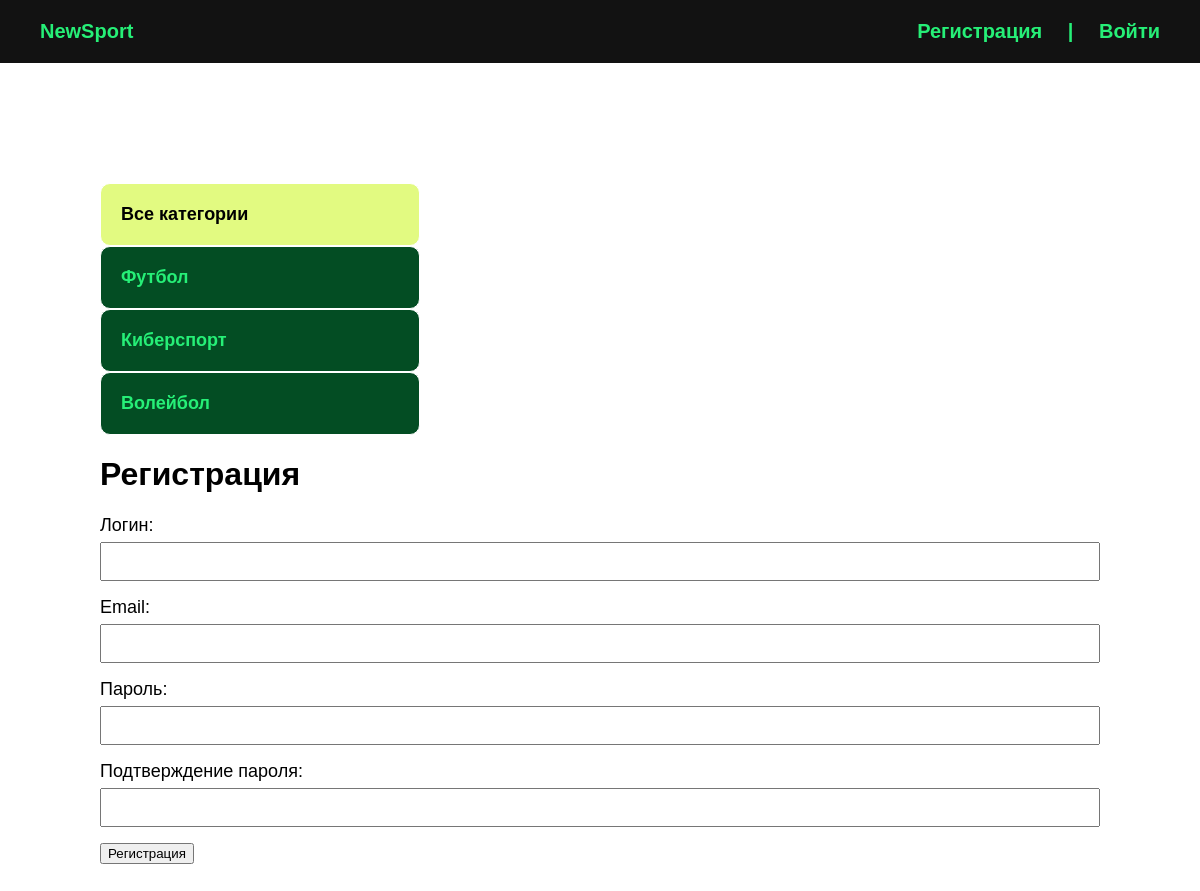
Screenshot of /register/ with the database file from the repository.
### blog/models.py (models this page shows, shortened)
class Category(models.Model):
    name = models.CharField(max_length=100, verbose_name='Категория')
    slug = models.SlugField(max_length=100, unique=True, verbose_name="URL")
    def get_absolute_url(self):
        return reverse('category', kwargs={'cat_slug': self.slug})
    class Meta:
        verbose_name = "категорию"
        verbose_name_plural = "Категории"

### blog/views.py (the view, shortened to what this page needs)
# urls.py: path('register/', RegisterUser.as_view(), name='register'),
class RegisterUser(DataMixin, CreateView):
    form_class = RegisterUserForm
    template_name = 'blog/register.html'
    success_url = reverse_lazy('login')
    def get_context_data(self, *, object_list=None, **kwargs):
        context = super().get_context_data(**kwargs)
        c_def = self.get_user_context(title="Регистрация")
        return dict(list(context.items()) + list(c_def.items()))

### blog/forms.py
class RegisterUserForm(UserCreationForm):
    username = forms.CharField(label="Логин", widget=forms.TextInput(attrs={'class': 'form-input'}))
    email = forms.EmailField(label="Email", widget=forms.EmailInput(attrs={'class': 'form-input'}))
    password1 = forms.CharField(label='Пароль', widget=forms.PasswordInput(attrs={'class': 'form-input'}))
    password2 = forms.CharField(label='Подтверждение пароля', widget=forms.PasswordInput(attrs={'class': 'form-input'}))
    class Meta:
        model = User
        fields = ('username', 'email', 'password1', 'password2')

### blog/utils.py (called while the page is built)
    def get_user_context(self, **kwargs):
        context = kwargs
        cats = Category.objects.annotate(Count('blog'))
        user_menu = menu.copy()
        if not self.request.user.is_authenticated:
            user_menu.pop(0)
        context['menu'] = user_menu
        context['cats'] = cats
        if 'cat_selected' not in context:
            context['cat_selected'] = 0
        return context

### blog/templates/blog/register.html (shortened to what this page needs)
{% extends 'blog/base.html' %}
{% block content %}
<h1>{{ title }}</h1>
<form method="post">
    {{ form.as_p }}
    <button>Регистрация</button>
</form>
{% endblock %}

### blog/templates/blog/base.html (shortened to what this page needs)
<!DOCTYPE html>
{% load static %}
{% load blog_tags %}
<html lang="en">
<head>
    <link rel="stylesheet" href="{% static 'css/style.css'%}">
</head>
<body>
    <div class="header">
        <div class="wrap">
            <ul class="mainmenu">
                <li class="logo"><a href="{% url 'index' %}">NewSport</a></li>
                {% if request.user.is_authenticated %}
                <li class="last"> {{ user.username }} | <a href="{% url 'logout' %}">Выйти</a></li>
                {% else %}
                <li class="last"><a href="{% url 'register' %}">Регистрация</a> | <a href="{% url 'login' %}">Войти</a></li>
                {% endif %}
            </ul>
        </div>
    </div>
    <div class="content">
        <div class="wrap">
            <div class="sidebar">
                <ul>
                    {% if cat_selected == 0 %}
                    <li class="selected">Все категории</li>
                    {% else %}
                    <li><a href="{% url 'index' %}">Все категории</a></li>
                    {% endif %}
                    {% for c in cats %}
                    {% if c.blog__count > 0 %}
                    {% if c.pk == cat_selected %}
                    <li class="selected">{{ c.name }}</li>
                    {% else %}
                    <li><a href="{{ c.get_absolute_url }}">{{ c.name }}</a></li>
                    {% endif %}
                    {% endif %}
                    {% endfor %}
                </ul>
            </div>
            <div class="main">
                {% block content %}
                {% endblock %}
            </div>
        </div>
    </div>
</body>
</html>

### blog/static/css/style.css (style rules this page uses)
body { margin: 0; padding: 0; background: #26ef77; font-family: Verdana, Tahoma, sans-serif; }
.wrap { max-width: 1200px; margin: 0 auto; }
.content .wrap { background: #FFF; padding: 100px; box-sizing: border-box; }
ul { list-style: none; margin: 0; padding: 0; }
a { color: #26ef77; text-decoration: none; padding: 20px; }
.header { background: #121212; }
.mainmenu { display: flex; align-items: center; justify-content: space-between; font-size: 20px; font-weight: bold; padding: 20px; }
.logo { flex-basis: 40%; }
.last { flex-basis: 30%; text-align: right; color:#26ef77; }
.sidebar ul { width: 320px; margin-right: 40px; margin-top: 20px; }
.sidebar a { padding: 20px; display: block; border: 1px solid #FFF; background: #034d23; font-weight: bold; font-size: 18px; border-radius: 10px; }
.selected { font-size: 18px; padding: 20px; border: 1px solid #FFF; font-weight: bold; background: #e2fa81; border-radius: 10px; }
.form-input { width: 100%; padding: 10px; box-sizing: border-box; }
form label { font-size: 18px; }
input, textarea { width: 100%; margin-top: 6px; padding: 6px; box-sizing: border-box; }
label { font-size: 20px; }
.last a { display: inline; }

### rows the page displays
Category: name "Футбол"
Category: name "Киберспорт"
Category: name "Волейбол"

### other values shown
{{ title }} "Регистрация"
